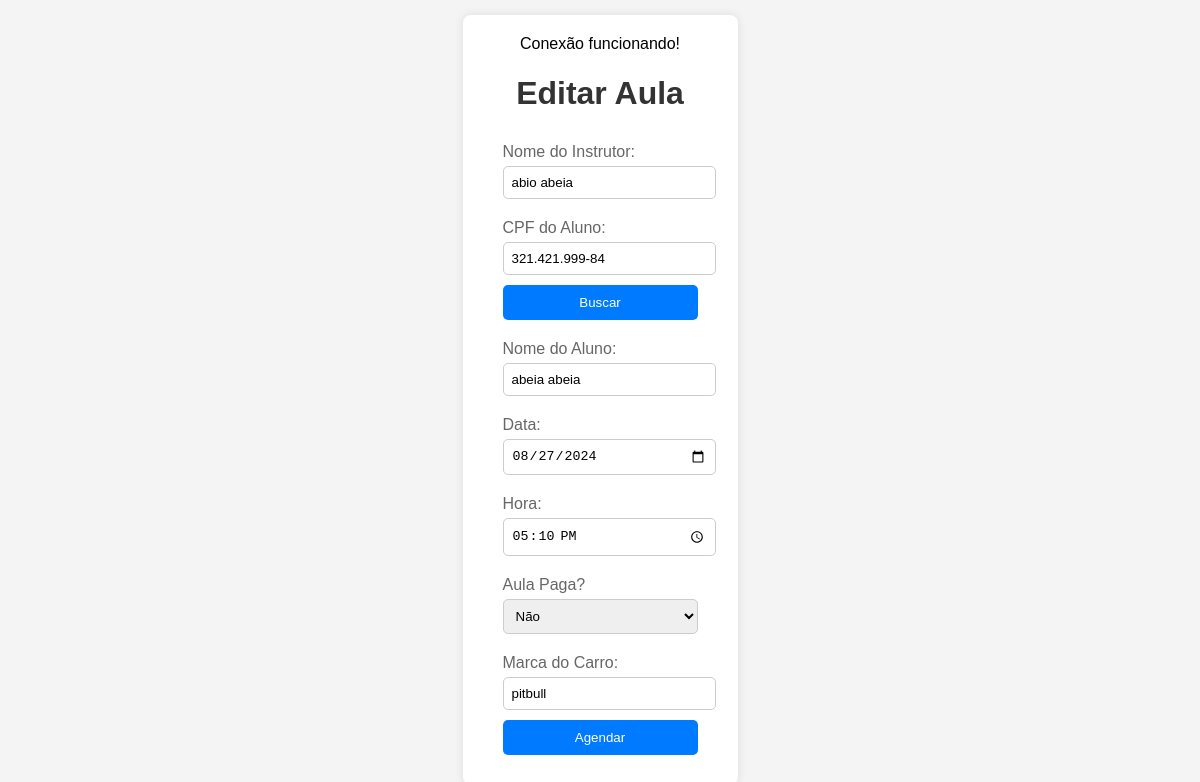
The app's page /HTML/cadastrarAula.php?id=6 with its own data.
### tables this page shows
CREATE TABLE `aula` (
  `idaula` int NOT NULL AUTO_INCREMENT,
  `data` date NOT NULL,
  `hora` time NOT NULL,
  `instrutor` varchar(45) NOT NULL,
  `aluno` varchar(60) NOT NULL,
  `veiculo` varchar(45) NOT NULL,
  `pago` varchar(45) NOT NULL,
  `cpf` varchar(15) DEFAULT NULL,
  PRIMARY KEY (`idaula`),
  UNIQUE KEY `cpf_UNIQUE` (`cpf`)
);

### HTML/cadastrarAula.php (the view, shortened to what this page needs)
<!DOCTYPE html>
<html lang="pt-BR">
<head>
    <link rel="stylesheet" type="text/css" href="../CSS/style1.css">
</head>
<body>
    <div class="container">
        <?php
        include '../PHP/database.php';
        $instrutor = '';
        $cpf = '';
        $aluno = '';
        $data = '';
        $hora = '';
        $pago = '';
        $veiculo = '';
        if (isset($_GET['id'])) {
            $id = $_GET['id'];
            ?>
            <h1>Editar Aula</h1>
            <?php
            $sql = "SELECT * FROM aula WHERE idaula = ?";
            $stmt = $conexao->prepare($sql);
            $stmt->bind_param("i", $id);
            $stmt->execute();
            $resultado = $stmt->get_result();
            if ($resultado->num_rows > 0) {
                $linha = $resultado->fetch_assoc();
                $instrutor = $linha['instrutor'];
                $cpf = $linha['cpf'];
                $aluno = $linha['aluno'];
                $data = date('Y-m-d', strtotime($linha['data']));
                $hora = $linha['hora'];
                $pago = $linha['pago'];
                $veiculo = $linha['veiculo'];
            }
        }
        else{
            ?>
            <h1>Salvar Aula</h1>
            <?php
        }
        ?>
        <form action="../PHP/cad_aula.php" method="post">
            <label for="instrutor">Nome do Instrutor:</label>
            <input type="text" id="instrutorID" name="instrutor" value="<?php echo $instrutor; ?>" >
            <label for="aluno">CPF do Aluno:</label>
            <input type="text" id="cpfID" name="cpf"value="<?php echo $cpf; ?>">
            <button type="submit" class="button">Buscar</button>
            <label for="aluno">Nome do Aluno:</label>
            <input type="text" id="alunoID" name="aluno" value="<?php echo $aluno; ?>" required>
            <label for="data">Data:</label>
            <input type="date" id="dataID" name="data" value="<?php echo $data; ?>" required>
            <label for="hora">Hora:</label>
            <input type="time" id="horaID" name="hora" value="<?php echo $hora; ?>" required>
            <label for="pago">Aula Paga?</label>
            <select id="pagoID" name="pago">
                <option value="nao"<?php if ($pago == 'nao') echo 'selected'; ?>>Não</option>
            </select>
            <label for="veiculo">Marca do Carro:</label>
            <input type="text" id="veiculoID" name="veiculo" value="<?php echo $veiculo; ?>" required>
            <button type="submit" class="button" name="agendar">Agendar</button>
        </form>
    </div>
</body>
</html>

### CSS/style1.css (style rules this page uses)
body { font-family: Arial, sans-serif; background-color: #f4f4f4; margin: 0; padding: 0; display: flex; justify-content: center; align-items: center; height: 100vh; }
.container { background-color: #fff; padding: 20px 40px; box-shadow: 0 0 10px rgba(0,0,0,0.1); border-radius: 8px; text-align: center; }
h1 { color: #333; }
form { display: flex; flex-direction: column; align-items: flex-start; }
label { margin-top: 10px; margin-bottom: 5px; color: #666; }
input, select { width: 100%; padding: 8px; margin-bottom: 10px; border: 1px solid #ccc; border-radius: 5px; }
.button { width: 100%; padding: 10px; background-color: #007BFF; color: #fff; border: none; border-radius: 5px; cursor: pointer; transition: background-color 0.3s; margin-bottom: 10px; }

### records on screen
aula: instrutor "abio abeia", aluno "abeia abeia", data "08/27/2024", hora "17:10:00", pago "Não", veiculo "pitbull"
